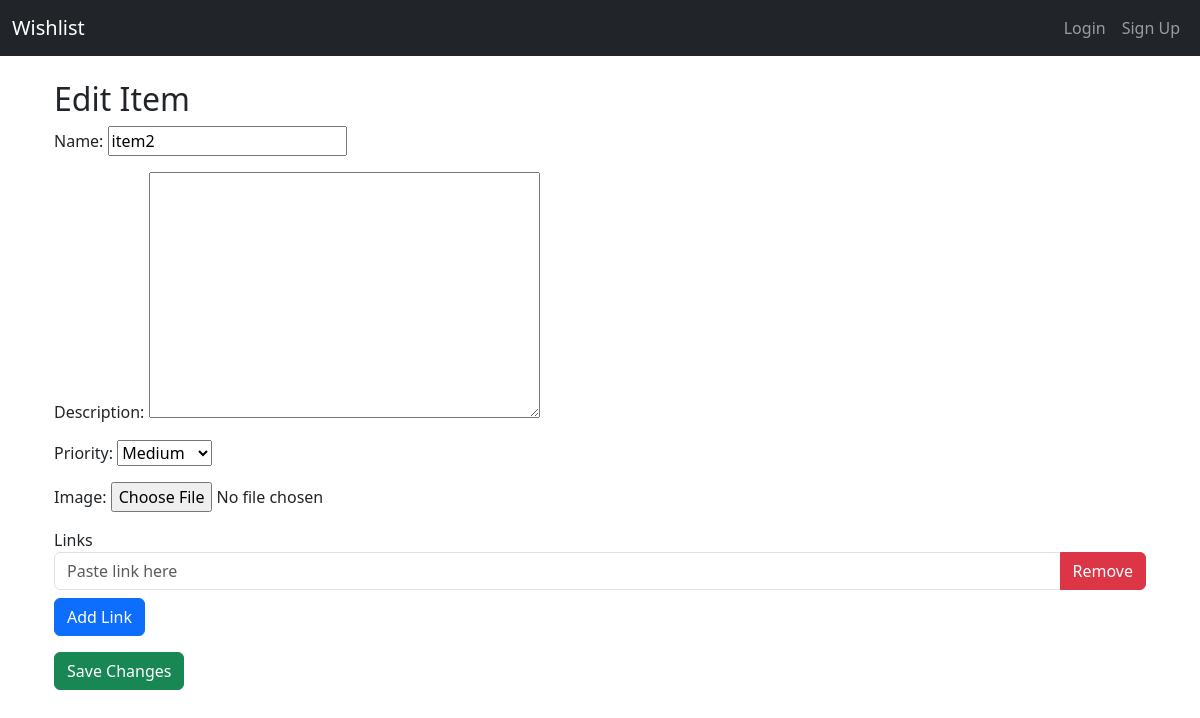
Before: /wishlist/mine/item/3/edit/ with the older database file.
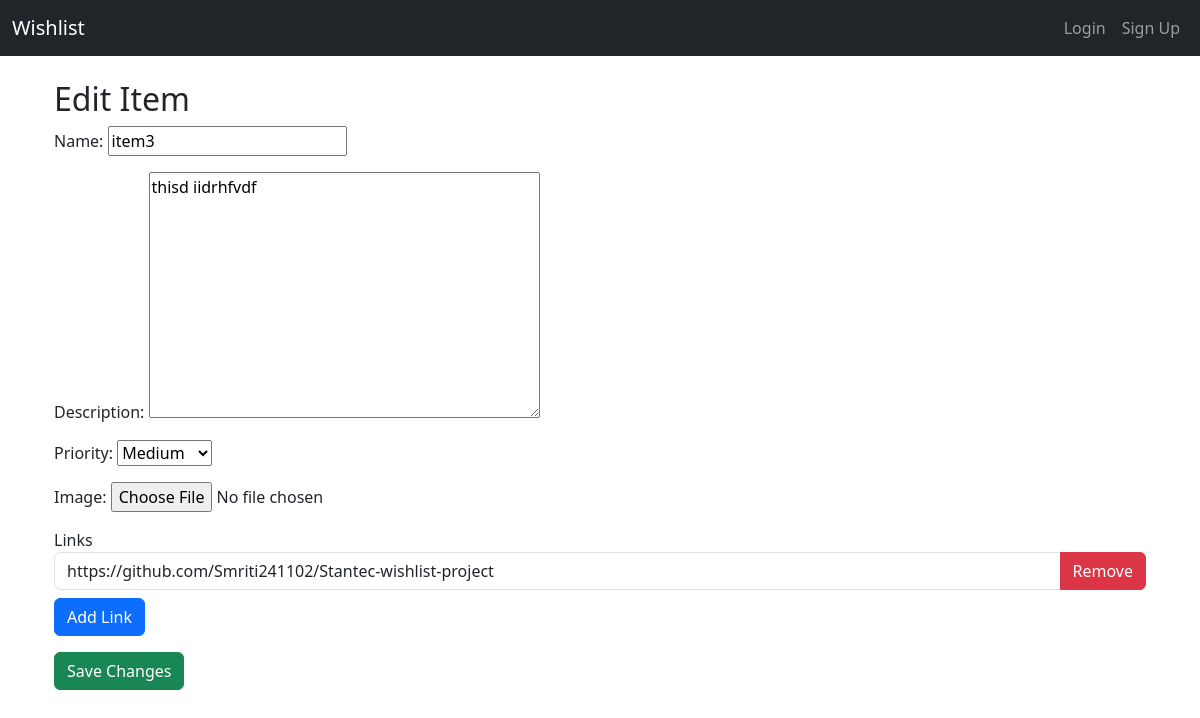
After: the same page with the newer database file.
### wishlist/models.py (models this page shows, shortened)
class WishlistItem(models.Model):
    PRIORITY_CHOICES = [
        ("5", "Very High"),
        ("4", "High"),
        ("3", "Medium"),
        ("2", "Low"),
        ("1", "Very Low"),
    ]
    wishlist = models.ForeignKey(Wishlist, on_delete=models.CASCADE)
    name = models.CharField(max_length=200)
    description = models.TextField(blank=True)
    links = models.JSONField(default=list, blank=True)
    priority = models.CharField(max_length=1, choices=PRIORITY_CHOICES, default="3")
    image = models.ImageField(upload_to='items/', blank=True, null=True)
    purchased = models.BooleanField(default=False)
    purchased_by = models.ForeignKey(
        User,
        null=True,
        blank=True,
        on_delete=models.SET_NULL,
        related_name='purchases'
    )
    purchased_at = models.DateTimeField(null=True, blank=True)
    created_at = models.DateTimeField(auto_now_add=True)

### wishlist/views.py (the view, shortened to what this page needs)
# urls.py: path('mine/item/<int:pk>/edit/', views.ItemUpdateView.as_view(), name='item_edit'),
class ItemUpdateView(UpdateView):
    model = WishlistItem
    fields = ['name', 'description', 'priority', 'image']
    template_name = 'wishlist/item_form.html'
    success_url = reverse_lazy('my_wishlist')
    def get_context_data(self, **kwargs):
        ctx = super().get_context_data(**kwargs)
        ctx['object'] = self.object  # REQUIRED for prefill
        return ctx

### wishlist/templates/wishlist/item_form.html (shortened to what this page needs)
{% extends "base.html" %}
{% block content %}
<div class="container mt-4">
    <h2>
        {% if object %}
            Edit Item
        {% else %}
            Add Item
        {% endif %}
    </h2>
    <form method="POST" enctype="multipart/form-data">
        <div class="mb-3">
            {{ form.name.label_tag }}
            {{ form.name }}
        </div>
        <div class=" mb-3">
            {{ form.description.label_tag }}
            {{ form.description }}
        </div>
        <div class="mb-3">
            {{ form.priority.label_tag }}
            {{ form.priority }}
        </div>
        <div class="mb-3">
            {{ form.image.label_tag }}
            {{ form.image }}
        </div>
        <div class="mb-3">
            <label>Links</label>
            <div id="links-container">
                {% if object and object.links %}
                    {% for link in object.links %}
                        <div class="input-group mb-2">
                            <input type="url" name="links[]" class="form-control" value="{{ link }}">
                            <button type="button" class="btn btn-danger remove-link">Remove</button>
                        </div>
                    {% endfor %}
                {% else %}
                    <div class="input-group mb-2">
                        <input type="url" name="links[]" class="form-control" placeholder="Paste link here">
                        <button type="button" class="btn btn-danger remove-link">Remove</button>
                    </div>
                {% endif %}
            </div>
            <button type="button" class="btn btn-primary" id="add-link">Add Link</button>
        </div>
        <button type="submit" class="btn btn-success">{% if object %} Save Changes {% else %} Add Item {% endif %}</button>
    </form>
</div>
{% endblock %}

Changed rows visible on the page:
changed WishlistItem "Medium": name "item2" → "item3"; description (not shown) → "thisd iidrhfvdf"
Other visible differences:
new list line: "https://github.com/Smriti241102/Stantec-wishlist-project Remove"
text no longer shown: "Remove"
